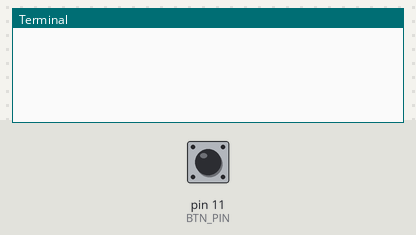
The program below on a simulated Raspberry Pi (header pin numbers). Shown: the last lines printed to the terminal. Inputs (shaded band) come from the test bench; at power-on: pin 11 (BTN_PIN) HIGH. The clock reads 2024-03-15 10:24:30 at power-on unless the program sets it.

Above: at 1.2 s.
1.3 s: pin 11 (BTN_PIN) pulled LOW for 0.15 s
At 2.5 s:
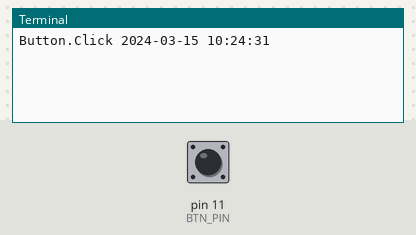
2.9 s: pin 11 (BTN_PIN) pulled LOW for 1 s
At 5.0 s:
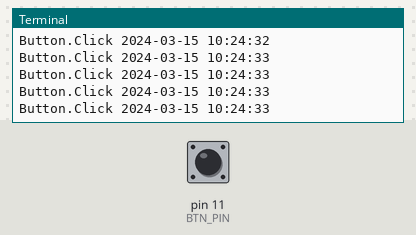
5.4 s: pin 11 (BTN_PIN) pulled LOW for 0.15 s
At 5.9 s:
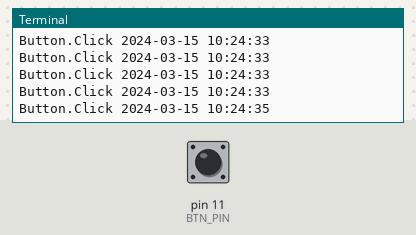
Timing chart, 0 to 8.4 s (numbered marks = the images above; inputs shaded):
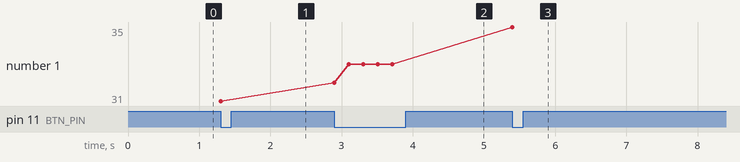

The program:

push_button_debounces.py
```python
# (licence header left out)
import RPi.GPIO as GPIO
import time

GPIO.setmode(GPIO.BOARD)
BTN_PIN = 11
TIME_LAPSE = 0.2
GPIO.setup(BTN_PIN, GPIO.IN)
previousTime = time.time()

try:
    while True:
        currentTime = time.time()
        if GPIO.input(BTN_PIN) == GPIO.LOW and (currentTime - previousTime) > TIME_LAPSE:
            previousTime = currentTime
            print("Button.Click"), time.strftime("%Y-%m-%d %H:%M:%S")

except KeyboardInterrupt:
    print "Exception: KeyboardInterrupt"

finally:
    GPIO.cleanup()
```

Measured:
- after the input at 1.3 s, the terminal: prints a new line at once (image 1)
- after the input at 2.9 s, the terminal: prints a new line at once (image 2)
- after the input at 5.4 s, the terminal: prints a new line at once (image 3)
- plotted number 1: 31 → 33 after the input at 2.9 s, 33 → 35 after the input at 5.4 s
